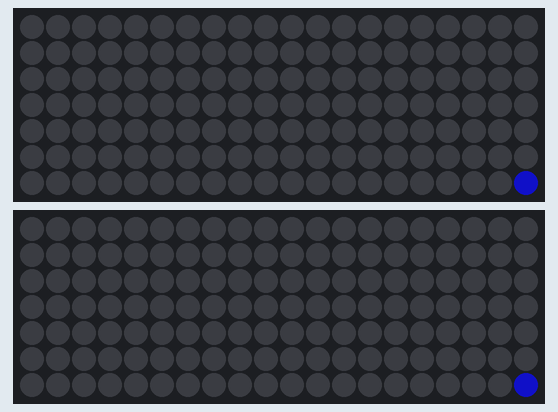
Simulated run of this sketch. Board: STM32 Blue Pill. Parts: 2 × 20×7 RGB LED matrix (first LED top left, wired row by row). Dim RGB values are drawn brighter than linear; random numbers use the default seed unless the sketch sets one.

Above: at 0.3 s.
At 8.16 s:
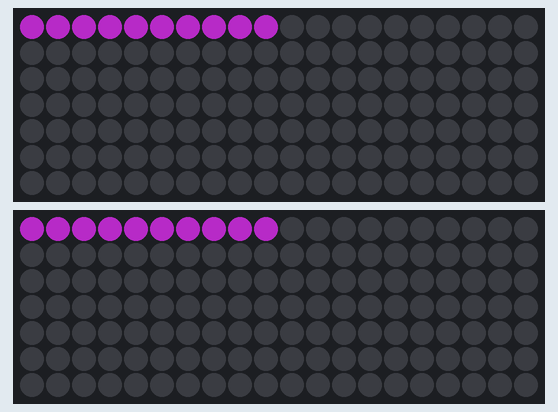
At 10.5 s:
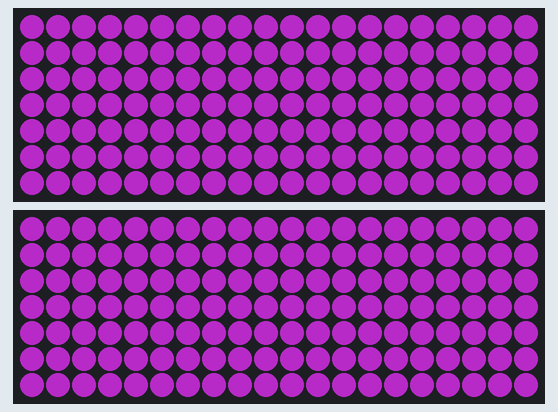
At 17.75 s:
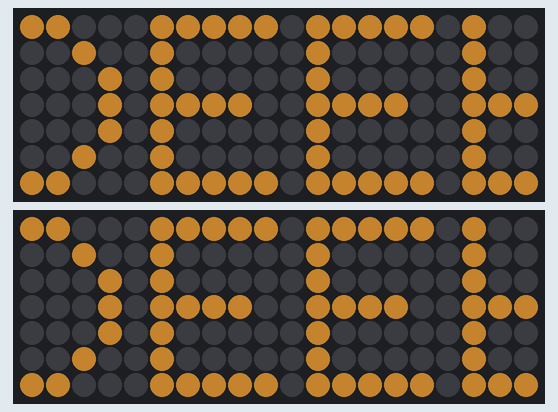
At 25.12 s:
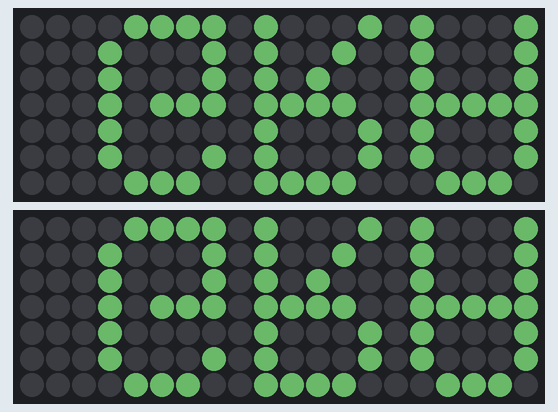
At 39.85 s:
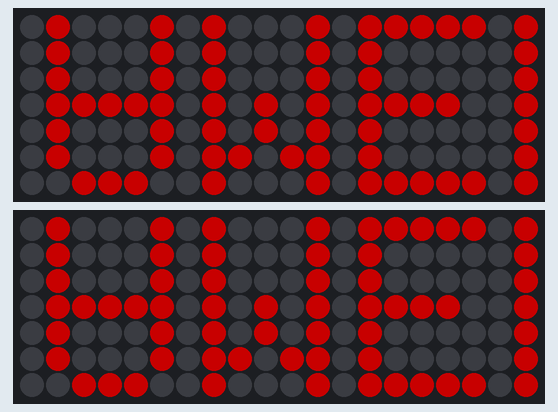

The sketch:

KrunchLights.ino
```cpp
#include "FastLED.h"
#include <SPI.h>

//Leave as GRB. Use CRGB(r,g,b) for setting color values
#define COLOR_ORDER       GRB
#define MAX_BRIGHTNESS    100
#define NUM_LEDS          140
#define DATA_PIN          6

#define WIDTH 20
#define HEIGHT 7

CRGB leds[NUM_LEDS];

uint8_t charset[60][5];

void setup() {
  createAllCharacters();
  FastLED.addLeds<WS2812B, DATA_PIN, COLOR_ORDER>(leds, NUM_LEDS);
  FastLED.addLeds < WS2812B, DATA_PIN - 1, COLOR_ORDER > (leds, NUM_LEDS);
  FastLED.setBrightness(MAX_BRIGHTNESS);
  FastLED.clear();
  FastLED.show();
  Serial.begin(9600);
}

void loop() {
 displayText("TEAM 79 KRUNCH!", 0x1515FF, 0); //Bright blue
 line(0xE837FC); //Bright pink
 displayText("FIRST DEEP SPACE", 0xED9E36, 0); //orange text
 crossLines(0XF2BB72, 0x6F7080);  //Lighter orange and darker gray
 displayText("GRACIOUS PROFESSIONALISM!", 0x66B266, 0); //Medium green
 displayText("DEAN KAMEN ROCKS!", 0xFF0000, 0); //Bright red
 rainbow();
 displayText("WOODIE FLOWERS IS OUR HERO!", 0xF918AE, 0); //Bright darker pink
 rainbow();
 displayText("WATER GAME 2020 CONFIRMED!", 0xFFFFFF, 0x0707CC);
 water();
 displayText("HOW DO YOU MAKE A GOOD ROBOT?", 0x98FB98, 0); //Light green background
 checkerboard(0x9DD49D, 0x7F7FFF); //Light green and lilac
 displayText("YOU PLANET", 0x98FB98, 0);
 crossLines(0x9DD49D, 0x7F7FFF);
 displayText("COMET ME BRO!", 0x5D0E63, 0); //Turquoise background
 checkerboard(0xff7b00, 0x0007db); //Orange and blue
 displayText("I AM POWERED BY 1.21 GIGAWATTS!", 0xCCCC00, 0); //Yellow text
 powerOff();

  //For media night
//  displayText("HI MOM!   HI DAD!", 0x00ff99, 0x5b004e);
//  crossLines(0x00ff99, 0x5b004e);
//  displayText("WELCOME TO THE 2018 MEDIA NIGHT!", 0xFFFFFF, 0);
//  displayText("THANKS TO OUR SPONSORS:", 0xFFFFFF, 0);
//  displayText("EAST LAKE HIGH SCHOOL", 0xFFFFFF, 0);
//  displayText("HONEYWELL", 0xeb3527, 0);
//  displayText("JABIL", 0x595959, 0);
//  displayText("PINELLAS COUNTY STEM ACADEMY", 0x3b4f81, 0);
//  displayText("DOOLITTLE INSTITUTE", 0x0950f7, 0);
//  displayText("BUTLER", 0xcc14ff, 0);
//  displayText("GE", 0x326FBD, 0);
//  displayText("NETWORK FOR GOOD", 0x809EFF, 0);
//  displayText("JMS MEDICAL SUPPLY", 0x00ABE4, 0);
//  displayText("TATA CONSULTANCY SERVICES", 0x665CC7, 0);
//  displayText("DEX IMAGING", 0xCC0000, 0);
//  displayText("LOWE'S", 0x0015d8, 0);
//  displayText("MAGIC BUS", 0xff960c, 0);
//  displayText("ROTARY INTERNATIONAL", 0xf7ef09, 0);
//  displayText("PINELLAS COUNTY SCHOOLS", 0x1cff41, 0);
//  displayText("STATE OF FLORIDA", 0xff960c, 0);
//  water();
//  rainbow();
//  checkerboard(0xf91bd8, 0x16ff92);
//  powerOff();
}

void line(uint32_t color) {
  FastLED.clear();
  int num = WIDTH * HEIGHT;
  for (int i = 0; i < num; i++) {
    leds[i] = color;
    FastLED.show();
    delay(10);
  }
  delay(500);
  for (int i = num - 1; i >= 0; i--) {
    leds[i] = 0;
    FastLED.show();
    delay(10);
  }
}

void displayText(String text, uint32_t textColor, uint32_t backgroundColor) {
  FastLED.clear();
  int scroll = -22;
  int endScroll = strlen(text.c_str()) * 6 - 1;
  while (scroll < endScroll) {
    for (int y = 0; y < HEIGHT; y++) {
      for (int x = 0; x < WIDTH; x++) {
        int xScroll = x + scroll;
        if (xScroll % 6 == 5 || xScroll < 0 || xScroll > strlen(text.c_str()) * 6 - 1) {
          leds[(HEIGHT - 1 - y) * WIDTH + ((y % 2) * ((WIDTH - 1) - 2 * x) + x)] = backgroundColor;
        } else {
          int i = xScroll / 6;
          char c;
          if (i < strlen(text.c_str())) c = text.c_str()[i];
          else c = ' ';
          if (binValue(charset[c - 32][xScroll % 6], y)) {
            leds[(HEIGHT - 1 - y) * WIDTH + ((y % 2) * ((WIDTH - 1) - 2 * x) + x)] = textColor;
          } else {
            leds[(HEIGHT - 1 - y) * WIDTH + ((y % 2) * ((WIDTH - 1) - 2 * x) + x)] = backgroundColor;
          }
        }
      }
    }
    FastLED.show();
    delay(1000 / 16);
    scroll++;
  }
}

void crossLines(uint32_t color1, uint32_t color2) {
  FastLED.clear();
  for (int x = 0; x < WIDTH; x++) {
    for (int y = 0; y < HEIGHT; y++) {
      if (y % 2 == 0) {
        setPix(x, y, color1);
      } else setPix(WIDTH - x - 1, y, color2);
    }
    FastLED.show();
    delay(40);
  }
  for (int x = 0; x < WIDTH; x++) {
    for (int y = 0; y < HEIGHT; y++) {
      if (y % 2 == 0) {
        setPix(x, y, 0);
      } else setPix(WIDTH - x - 1, y, 0);
    }
    FastLED.show();
    delay(40);
  }
}

void checkerboard(uint32_t color1, uint32_t color2) {
  FastLED.clear();
  for (int y = 0; y < HEIGHT; y++) {
    for (int x = y % 2; x < WIDTH; x += 2) {
      setPix(x, y, color1);
      FastLED.show();
      delay(50);
    }
  }
  for (int y = 0; y < HEIGHT; y++) {
    for (int x = (y + 1) % 2; x < WIDTH; x += 2) {
      setPix(x, y, color2);
      FastLED.show();
      delay(50);
    }
  }
}

void rainbow() {
  uint16_t hue;
  FastLED.clear();

  for (hue = 10; hue < 255 * 3; hue++)
  {

    fill_rainbow( &(leds[0]), NUM_LEDS /*led count*/, hue /*starting hue*/);
    FastLED.show();
    delay(1);
  }
}

void water() {
  FastLED.clear();
  uint32_t color = 0x3737FC;
  int x = 0;
  int x1 = 0;
  int dy = 0;
  for (int i = 0; i < 49; i++) {
    delay(1);
    x = random(WIDTH);
    x1 = random(WIDTH);
    while (x1 == x) x1 = random(WIDTH);
    dy = random(5);
    for (int y = -3; y < HEIGHT + 3; y++) {
      FastLED.show();
      setPix(x, y - 2, color);
      setPix(x1, y - 2 + dy, color);
      FastLED.show();
      setPix(x, y - 1, color);
      setPix(x1, y - 1 + dy, color);
      FastLED.show();
      setPix(x, y, color);
      setPix(x1, y + dy, color);
      FastLED.show();
      if (y - 3 < HEIGHT - i / 7) {
        setPix(x, y - 3, 0);
      }
      if (y - 3 + dy < HEIGHT - i / 7) {
        setPix(x1, y - 3 + dy, 0);
      }
    }
    if (i % 7 == 0) {
      for (int xx = 0; xx < WIDTH; xx++) {
        setPix(xx, HEIGHT - i / 7, color);
      }
    }
  }
}

void powerOff() {
  FastLED.clear();
  for (int i = 0; i < NUM_LEDS; i++) {
    leds[i] = 0xFFFFFF;
  }
  FastLED.show();
  delay(500);
  for (int pos = 0; pos < 4; pos++) {
    for (int x = pos; x < WIDTH - pos; x++) {
      setPix(x, pos, 0);
      setPix(x, HEIGHT - 1 - pos, 0);
    }
    for (int y = pos; y < HEIGHT - pos; y++) {
      setPix(pos, y, 0);
      setPix(WIDTH - 1 - pos, y, 0);
    }
    FastLED.show();
    delay(250);
  }
}

void createChar(char c, uint8_t b0, uint8_t b1, uint8_t b2, uint8_t b3, uint8_t b4) {
  charset[c - 32][0] = b0;
  charset[c - 32][1] = b1;
  charset[c - 32][2] = b2;
  charset[c - 32][3] = b3;
  charset[c - 32][4] = b4;
}

boolean binValue(uint8_t b, int pos) {
  return (b & (1 << pos)) > 0;
}

//You must use this function to set the pixels since the order is very weird. x and y are taken from the top left corner of the display.
void setPix(int x, int y, uint32_t color) {
  if (x < 0 || x > WIDTH - 1 || y < 0 || y > HEIGHT - 1)
    return;
  int i = (HEIGHT - 1 - y) * WIDTH + ((y % 2) * ((WIDTH - 1) - 2 * x) + x);
  leds[i] = color;
}

void createAllCharacters() {
  createChar('!', 0, 0, 0x5F, 0, 0);
  createChar('\'', 0, 0x05, 0x03, 0, 0);
  createChar('.', 0, 0x60, 0x60, 0, 0);
  createChar(',', 0, 0x50, 0x30, 0, 0);
  createChar(':', 0, 0x36, 0x36, 0, 0);
  createChar('?', 0x02, 0x01, 0x51, 0x09, 0x06);
  createChar('0', 0x3E, 0x51, 0x49, 0x45, 0x3E);
  createChar('1', 0, 0x42, 0x7F, 0x40, 0);
  createChar('2', 0x42, 0x61, 0x51, 0x49, 0x46);
  createChar('3', 0x41, 0x41, 0x45, 0x4B, 0x31);
  createChar('4', 0x18, 0x14, 0x12, 0x7F, 0x10);
  createChar('5', 0x27, 0x45, 0x45, 0x45, 0x39);
  createChar('6', 0x3C, 0x4A, 0x49, 0x49, 0x30);
  createChar('7', 0x01, 0x01, 0x79, 0x05, 0x03);
  createChar('8', 0x36, 0x49, 0x49, 0x49, 0x36);
  createChar('9', 0x06, 0x49, 0x49, 0x29, 0x1E);
  createChar('A', 0x7E, 0x09, 0x09, 0x09, 0x7E);
  createChar('B', 0x7F, 0x49, 0x49, 0x49, 0x36);
  createChar('C', 0x3E, 0x41, 0x41, 0x41, 0x22);
  createChar('D', 0x7F, 0x41, 0x41, 0x22, 0x1C);
  createChar('E', 0x7F, 0x49, 0x49, 0x49, 0x41);
  createChar('F', 0x7F, 0x09, 0x09, 0x09, 0x01);
  createChar('G', 0x3E, 0x41, 0x49, 0x49, 0x7A);
  createChar('H', 0x7F, 0x08, 0x08, 0x08, 0x7F);
  createChar('I', 0, 0x41, 0x7F, 0x41, 0);
  createChar('J', 0x20, 0x40, 0x41, 0x3F, 0x01);
  createChar('K', 0x7F, 0x08, 0x14, 0x22, 0x41);
  createChar('L', 0x7F, 0x40, 0x40, 0x40, 0x40);
  createChar('M', 0x7F, 0x02, 0x0C, 0x02, 0x7F);
  createChar('N', 0x7F, 0x04, 0x08, 0x10, 0x7F);
  createChar('O', 0x3E, 0x41, 0x41, 0x41, 0x3E);
  createChar('P', 0x7F, 0x09, 0x09, 0x09, 0x06);
  createChar('Q', 0x3E, 0x41, 0x51, 0x21, 0x5E);
  createChar('R', 0x7F, 0x09, 0x19, 0x29, 0x46);
  createChar('S', 0x46, 0x49, 0x49, 0x49, 0x31);
  createChar('T', 0x01, 0x01, 0x7F, 0x01, 0x01);
  createChar('U', 0x3F, 0x40, 0x40, 0x40, 0x3F);
  createChar('V', 0x1F, 0x20, 0x40, 0x20, 0x1F);
  createChar('W', 0x7F, 0x20, 0x18, 0x20, 0x7F);
  createChar('X', 0x63, 0x14, 0x08, 0x14, 0x63);
  createChar('Y', 0x03, 0x04, 0x78, 0x04, 0x03);
  createChar('Z', 0x61, 0x51, 0x49, 0x45, 0x43);
  createChar('%', 0x7F, 0x7F, 0x7F, 0x7F, 0x7F);
}
```
